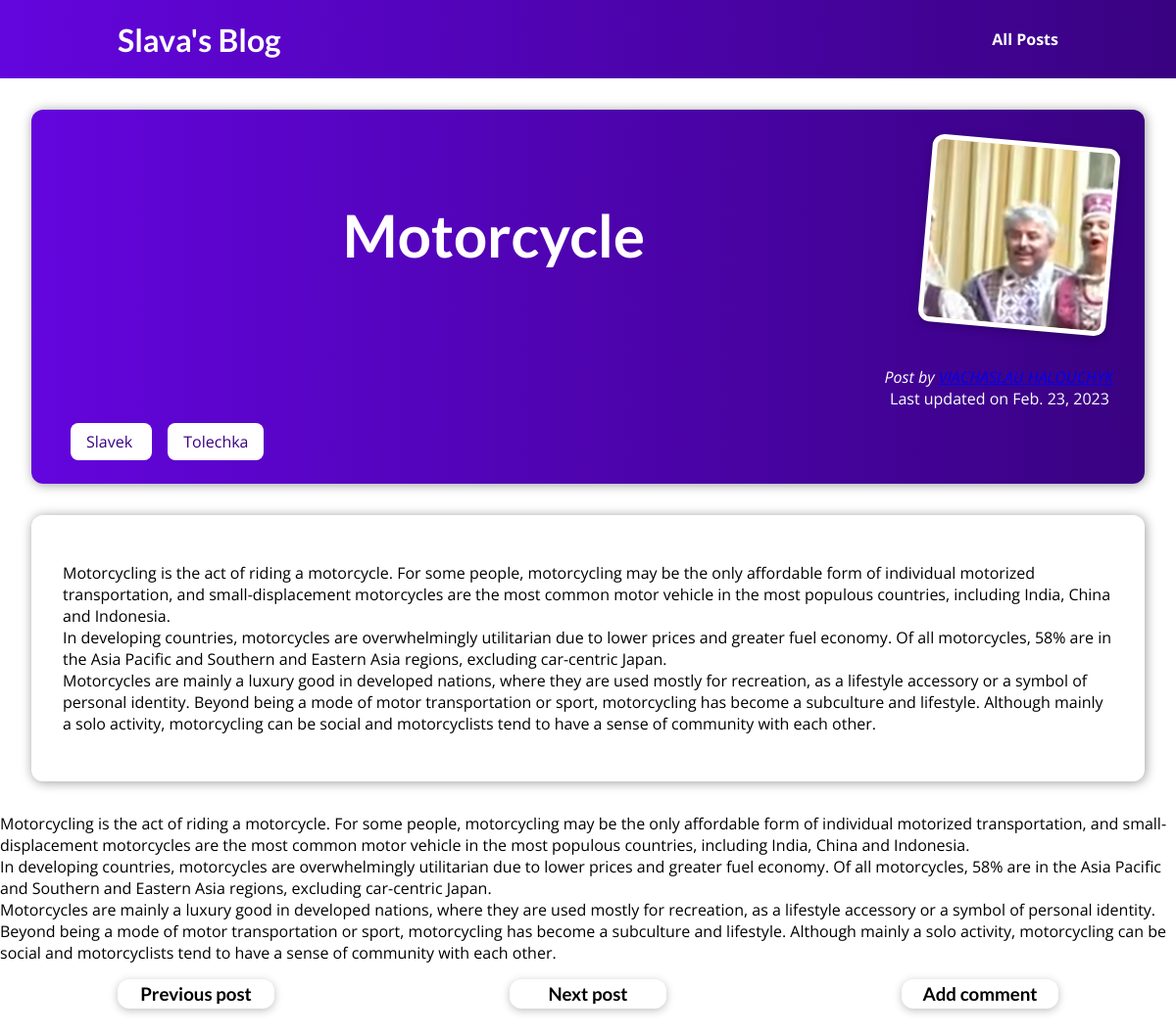
Screenshot of /posts/motorcycle with the database file from the repository.
### blog/models.py (models this page shows, shortened)
class Post(models.Model):
    title = models.CharField(max_length=50)
    excerpt = models.CharField(max_length=100)
    image = models.ImageField(upload_to='posts')
    author = models.ForeignKey(
        Author, on_delete=models.SET_NULL, null=True)
    data = models.DateField(default=datetime.now)
    slug = models.SlugField(
        default="", blank=True, null=False, db_index=True)
    content = models.TextField(validators=[MinLengthValidator(10)])
    tag = models.ManyToManyField(Tag)

class Tag(models.Model):
    caption = models.CharField(max_length=50)

### blog/views.py (the view)
# urls.py: path("posts/<slug:slug>", views.post_detail,
def post_detail(request, slug):
    identified_post = get_object_or_404(Post, slug=slug)
    start = False
    finish = False
    try:
        previous_post = Post.get_next_by_data(identified_post)
        next_post = Post.get_previous_by_data(identified_post)
    except:
        try:
            previous_post = identified_post
            next_post = Post.get_previous_by_data(identified_post)
            start = True
        except:
            previous_post = Post.get_next_by_data(identified_post)
            next_post = identified_post
            finish = True
    return render(request, "blog/post_detail.html",{
        "post":identified_post,
        "post_tags": identified_post.tag.all(),
        "next_post": next_post.slug,
        "previous_post": previous_post.slug,
        "start": start,
        "finish": finish
    })

### blog/models.py (called while the page is built)
    def __str__(self):
        return f"{self.first_name} {self.last_name}"

### blog/templates/blog/post_detail.html (shortened to what this page needs)
{% extends 'base.html' %}
{% load static %}
{% block css_files %}
    <link rel="stylesheet" href="{% static 'blog/post_detail.css' %}">
{% endblock css_files %}
{% block content %}
<section id = "total">
    <div>
        <h1>{{post.title}}</h1>
        <img src="{{post.image.url}}" alt={{post.title}} />
    </div>
    <p>
        <i>Post by <a href="mailto:{{post.author.email}}">{{post.author}}</a></i>
        Last updated on <time>{{post.data}}</time>
    </p>
    <section>
        {% for tag in post_tags %}
            <span class = "tag"> {{tag.caption}} </span>
        {% endfor %}
    </section>
</section>
<section id = "text">
    <p>
        {{post.content | linebreaks}}
    </p>
</section>
<section id = "comments">
    <p>
        {{post.content | linebreaks}}
    </p>
</section>
<section>
    <form>
        <article class="add">
            {% if start %}
            <a href="{% url 'post-detail-page' next_post %}">
                <h3>Next post</h3>
            </a>
            {% elif finish %}
            <a href="{% url 'post-detail-page' previous_post %}">
                <h3>Previous post</h3>
            </a>
            {% else %}
            <a href="{% url 'post-detail-page' previous_post %}">
                <h3>Previous post</h3>
            </a>
            <a href="{% url 'post-detail-page' next_post %}">
                <h3>Next post</h3>
            </a>
            {% endif %}
            <a href="{% url 'add-post'%}">
                <h3>Add comment</h3>
            </a>
        </article>
    </form>
</section>
{% endblock content %}

### templates/base.html (shortened to what this page needs)
{% load static  %}
<!DOCTYPE html>
<html lang="en">
<head>
    <link rel="stylesheet" href="{% static 'app.css' %}">
    {% block css_files %}{% endblock %}
</head>
<body>
    <header id="main-navigation">
        <h1><a href="{% url 'starting-page' %}">Slava's Blog</a></h1>
        <nav>
            <a href="{% url 'posts-page' %}">All Posts</a>
        </nav>
    </header>
    <main>
        {% block content %}
        {% endblock %}
    </main>
</body>
</html>

### static/app.css (style rules this page uses)
* { box-sizing: border-box; }
html { font-family: 'Open Sans', 'Lato', sans-serif; }
body { margin: 0; }
h1, h2, h3 { font-family: 'Lato', sans-serif; font-weight: bold; }
#main-navigation { width: 100%; height: 5rem; display: flex; justify-content: space-between; align-items: center; padding: 0 10%; position: sticky; top: 0; left: 0; z-index: 2; }
#main-navigation a { text-decoration: none; color: white; font-weight: bold; }
#main-navigation { background: linear-gradient(to right, #6305dd, #390281); }

### blog/static/blog/post_detail.css (style rules this page uses)
#total { background: linear-gradient(to right, #6305dd, #390281); padding: 2rem; border-radius: 12px; width: auto; margin: 2rem; box-shadow: 1px 1px 12px rgba(0, 0, 0, 0.4); }
#total h1 { flex-grow: 1; text-align: center; color: white; font-size: 60px; }
#total img { width: 12rem; height: 12rem; object-fit: cover; object-position: top; border: 5px solid white; border-radius: 12px; background-color: #ffe1bf; transform: rotateZ(+5deg); box-shadow: 0 2px 8px rgb(0 0 0 / 25%); }
#total div { display:flex; justify-content: space-between; align-items: center; }
#total p { text-align: right; color: white; white-space: pre; margin-bottom: 0; }
#text { background-color: white; padding: 2rem; border-radius: 12px; width: auto; margin: 2rem 2rem 2rem 2rem; box-shadow: 1px 1px 12px rgba(0, 0, 0, 0.4); }
.tag { background-color: white; color: #390281; padding: 0.5rem 1rem; border-radius: 8px; margin: 0.5rem; }
.add { display: flex; align-items: center; text-align: center; justify-content: center; }
.add a { margin: auto; height: auto; width: 10rem; margin-bottom: 2rem; transform-origin: center; box-shadow: 0 2px 8px rgba(0, 0, 0, 0.25); border-radius: 12px; background-color: white; text-decoration: none; color: black; }
.add h3 { margin: 0.25rem 0; }

### rows the page displays
Post: title "Motorcycle", image (picture), data "Feb. 23, 2023", content "Motorcycling is the act of riding a motorcycle. For some people, motorcycling may be the only affordable form of individual motorized transportation, and small-displacement motorcycles are the most common motor vehicle in the most populous countries, including India, China and Indonesia. In developing countries, motorcycles are overwhelmingly utilitarian due to lower prices and greater fuel economy. Of all motorcycles, 58% are in the Asia Pacific and Southern and Eastern Asia regions, excluding car-centric Japan. Motorcycles are mainly a luxury good in developed nations, where they are used mostly for recreation, as a lifestyle accessory or a symbol of personal identity. Beyond being a mode…"
Tag: caption "Slavek"
Tag: caption "Tolechka"
